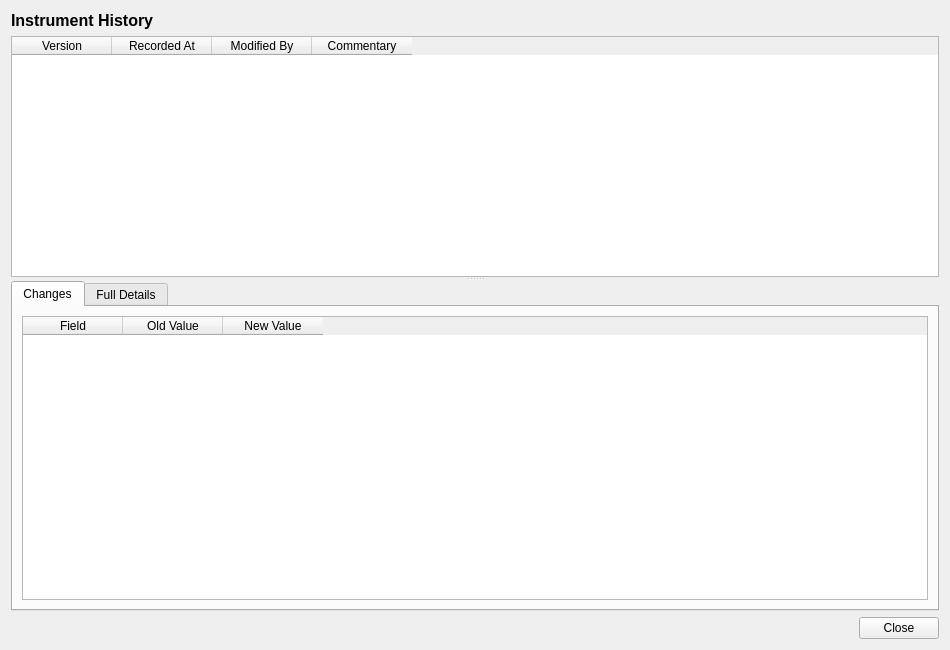
<?xml version="1.0" encoding="UTF-8"?>
<ui version="4.0">
 <class>InstrumentHistoryDialog</class>
 <widget class="QWidget" name="InstrumentHistoryDialog">
  <property name="geometry">
   <rect>
    <x>0</x>
    <y>0</y>
    <width>950</width>
    <height>650</height>
   </rect>
  </property>
  <property name="windowTitle">
   <string>Instrument History</string>
  </property>
  <layout class="QVBoxLayout" name="verticalLayout">
   <item>
    <widget class="QLabel" name="titleLabel">
     <property name="font">
      <font>
       <pointsize>12</pointsize>
       <bold>true</bold>
      </font>
     </property>
     <property name="text">
      <string>Instrument History</string>
     </property>
    </widget>
   </item>
   <item>
    <widget class="QSplitter" name="splitter">
     <property name="orientation">
      <enum>Qt::Vertical</enum>
     </property>
     <widget class="QTableWidget" name="versionListWidget">
      <property name="minimumHeight">
       <number>150</number>
      </property>
      <property name="maximumHeight">
       <number>250</number>
      </property>
      <property name="alternatingRowColors">
       <bool>true</bool>
      </property>
      <property name="editTriggers">
       <set>QAbstractItemView::NoEditTriggers</set>
      </property>
      <property name="selectionMode">
       <enum>QAbstractItemView::SingleSelection</enum>
      </property>
      <property name="selectionBehavior">
       <enum>QAbstractItemView::SelectRows</enum>
      </property>
      <column>
       <property name="text">
        <string>Version</string>
       </property>
      </column>
      <column>
       <property name="text">
        <string>Recorded At</string>
       </property>
      </column>
      <column>
       <property name="text">
        <string>Modified By</string>
       </property>
      </column>
      <column>
       <property name="text">
        <string>Commentary</string>
       </property>
      </column>
     </widget>
     <widget class="QWidget" name="detailWidget">
      <layout class="QVBoxLayout" name="detailLayout">
       <property name="leftMargin">
        <number>0</number>
       </property>
       <property name="topMargin">
        <number>0</number>
       </property>
       <property name="rightMargin">
        <number>0</number>
       </property>
       <property name="bottomMargin">
        <number>0</number>
       </property>
       <item>
        <widget class="QTabWidget" name="tabWidget">
         <property name="currentIndex">
          <number>0</number>
         </property>
         <widget class="QWidget" name="changesTab">
          <attribute name="title">
           <string>Changes</string>
          </attribute>
          <layout class="QVBoxLayout" name="changesTabLayout">
           <item>
            <widget class="QTableWidget" name="changesTableWidget">
             <property name="editTriggers">
              <set>QAbstractItemView::NoEditTriggers</set>
             </property>
             <property name="alternatingRowColors">
              <bool>true</bool>
             </property>
             <property name="selectionMode">
              <enum>QAbstractItemView::SingleSelection</enum>
             </property>
             <property name="selectionBehavior">
              <enum>QAbstractItemView::SelectRows</enum>
             </property>
             <column>
              <property name="text">
               <string>Field</string>
              </property>
             </column>
             <column>
              <property name="text">
               <string>Old Value</string>
              </property>
             </column>
             <column>
              <property name="text">
               <string>New Value</string>
              </property>
             </column>
            </widget>
           </item>
          </layout>
         </widget>
         <widget class="QWidget" name="fullDetailsTab">
          <attribute name="title">
           <string>Full Details</string>
          </attribute>
          <layout class="QVBoxLayout" name="fullDetailsTabLayout">
           <item>
            <widget class="QScrollArea" name="scrollArea">
             <property name="widgetResizable">
              <bool>true</bool>
             </property>
             <widget class="QWidget" name="scrollAreaWidgetContents">
              <property name="geometry">
               <rect>
                <x>0</x>
                <y>0</y>
                <width>600</width>
                <height>500</height>
               </rect>
              </property>
              <layout class="QFormLayout" name="formLayout">
               <item row="0" column="0">
                <widget class="QLabel" name="tradeTypeCodeLabel">
                 <property name="text">
                  <string>Trade Type:</string>
                 </property>
                </widget>
               </item>
               <item row="0" column="1">
                <widget class="QLabel" name="tradeTypeCodeValue">
                 <property name="text">
                  <string/>
                 </property>
                </widget>
               </item>
               <item row="1" column="0">
                <widget class="QLabel" name="notionalLabel">
                 <property name="text">
                  <string>Notional:</string>
                 </property>
                </widget>
               </item>
               <item row="1" column="1">
                <widget class="QLabel" name="notionalValue">
                 <property name="text">
                  <string/>
                 </property>
                </widget>
               </item>
               <item row="2" column="0">
                <widget class="QLabel" name="currencyLabel">
                 <property name="text">
                  <string>Currency:</string>
                 </property>
                </widget>
               </item>
               <item row="2" column="1">
                <widget class="QLabel" name="currencyValue">
                 <property name="text">
                  <string/>
                 </property>
                </widget>
               </item>
               <item row="3" column="0">
                <widget class="QLabel" name="startDateLabel">
                 <property name="text">
                  <string>Start Date:</string>
                 </property>
                </widget>
               </item>
               <item row="3" column="1">
                <widget class="QLabel" name="startDateValue">
                 <property name="text">
                  <string/>
                 </property>
                </widget>
               </item>
               <item row="4" column="0">
                <widget class="QLabel" name="maturityDateLabel">
                 <property name="text">
                  <string>Maturity Date:</string>
                 </property>
                </widget>
               </item>
               <item row="4" column="1">
                <widget class="QLabel" name="maturityDateValue">
                 <property name="text">
                  <string/>
                 </property>
                </widget>
               </item>
               <item row="5" column="0">
                <widget class="QLabel" name="descriptionLabel">
                 <property name="text">
                  <string>Description:</string>
                 </property>
                </widget>
               </item>
               <item row="5" column="1">
                <widget class="QLabel" name="descriptionValue">
                 <property name="text">
                  <string/>
                 </property>
                 <property name="wordWrap">
                  <bool>true</bool>
                 </property>
                </widget>
               </item>
               <item row="6" column="0">
                <widget class="QLabel" name="versionNumberLabel">
                 <property name="text">
                  <string>Version:</string>
                 </property>
                </widget>
               </item>
               <item row="6" column="1">
                <widget class="QLabel" name="versionNumberValue">
                 <property name="text">
                  <string/>
                 </property>
                </widget>
               </item>
               <item row="7" column="0">
                <widget class="QLabel" name="modifiedByLabel">
                 <property name="text">
                  <string>Modified By:</string>
                 </property>
                </widget>
               </item>
               <item row="7" column="1">
                <widget class="QLabel" name="modifiedByValue">
                 <property name="text">
                  <string/>
                 </property>
                </widget>
               </item>
               <item row="8" column="0">
                <widget class="QLabel" name="recordedAtLabel">
                 <property name="text">
                  <string>Recorded At:</string>
                 </property>
                </widget>
               </item>
               <item row="8" column="1">
                <widget class="QLabel" name="recordedAtValue">
                 <property name="text">
                  <string/>
                 </property>
                </widget>
               </item>
               <item row="9" column="0">
                <widget class="QLabel" name="changeCommentaryLabel">
                 <property name="text">
                  <string>Change Commentary:</string>
                 </property>
                </widget>
               </item>
               <item row="9" column="1">
                <widget class="QLabel" name="changeCommentaryValue">
                 <property name="text">
                  <string/>
                 </property>
                 <property name="wordWrap">
                  <bool>true</bool>
                 </property>
                </widget>
               </item>
              </layout>
             </widget>
            </widget>
           </item>
          </layout>
         </widget>
        </widget>
       </item>
      </layout>
     </widget>
    </widget>
   </item>
   <item>
    <layout class="QHBoxLayout" name="buttonLayout">
     <item>
      <spacer name="horizontalSpacer">
       <property name="orientation">
        <enum>Qt::Horizontal</enum>
       </property>
       <property name="sizeHint" stdset="0">
        <size><width>40</width><height>20</height></size>
       </property>
      </spacer>
     </item>
     <item>
      <widget class="QPushButton" name="closeButton">
       <property name="text">
        <string>Close</string>
       </property>
      </widget>
     </item>
    </layout>
   </item>
  </layout>
 </widget>
 <resources/>
 <connections/>
</ui>
